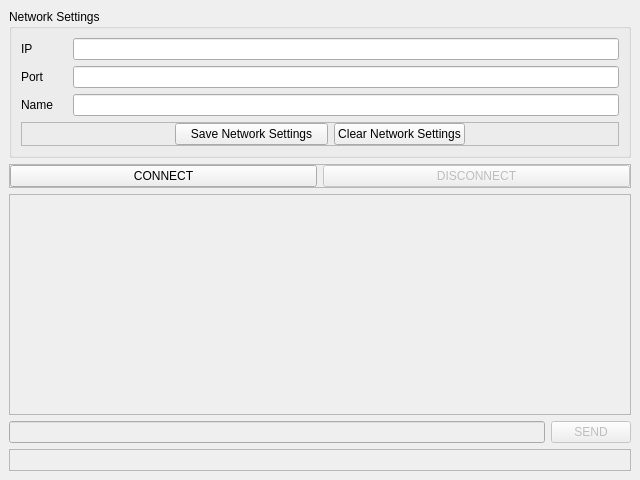
<?xml version="1.0" encoding="UTF-8"?>
<ui version="4.0">
 <class>MainWindow</class>
 <widget class="QMainWindow" name="MainWindow">
  <property name="geometry">
   <rect>
    <x>0</x>
    <y>0</y>
    <width>640</width>
    <height>480</height>
   </rect>
  </property>
  <property name="windowTitle">
   <string>MainWindow</string>
  </property>
  <widget class="QWidget" name="centralwidget">
   <layout class="QGridLayout" name="gridLayout">
    <item row="1" column="0" colspan="2">
     <widget class="QFrame" name="frame">
      <property name="frameShape">
       <enum>QFrame::StyledPanel</enum>
      </property>
      <property name="frameShadow">
       <enum>QFrame::Raised</enum>
      </property>
      <layout class="QHBoxLayout" name="horizontalLayout">
       <property name="leftMargin">
        <number>0</number>
       </property>
       <property name="topMargin">
        <number>0</number>
       </property>
       <property name="rightMargin">
        <number>0</number>
       </property>
       <property name="bottomMargin">
        <number>0</number>
       </property>
       <item>
        <widget class="QPushButton" name="connect_button">
         <property name="text">
          <string>CONNECT</string>
         </property>
        </widget>
       </item>
       <item>
        <widget class="QPushButton" name="disconnect_button">
         <property name="enabled">
          <bool>false</bool>
         </property>
         <property name="text">
          <string>DISCONNECT</string>
         </property>
        </widget>
       </item>
      </layout>
     </widget>
    </item>
    <item row="0" column="0" colspan="2">
     <widget class="QGroupBox" name="networkSettings_groupBox">
      <property name="title">
       <string>Network Settings</string>
      </property>
      <layout class="QFormLayout" name="formLayout">
       <property name="horizontalSpacing">
        <number>20</number>
       </property>
       <item row="0" column="0">
        <widget class="QLabel" name="label">
         <property name="text">
          <string>IP</string>
         </property>
        </widget>
       </item>
       <item row="0" column="1">
        <widget class="QLineEdit" name="ip_lineEdit"/>
       </item>
       <item row="1" column="0">
        <widget class="QLabel" name="label_2">
         <property name="text">
          <string>Port</string>
         </property>
        </widget>
       </item>
       <item row="1" column="1">
        <widget class="QLineEdit" name="port_lineEdit"/>
       </item>
       <item row="2" column="0">
        <widget class="QLabel" name="label_3">
         <property name="text">
          <string>Name</string>
         </property>
        </widget>
       </item>
       <item row="2" column="1">
        <widget class="QLineEdit" name="name_lineEdit"/>
       </item>
       <item row="3" column="0" colspan="2">
        <widget class="QFrame" name="frame_2">
         <property name="frameShape">
          <enum>QFrame::StyledPanel</enum>
         </property>
         <property name="frameShadow">
          <enum>QFrame::Raised</enum>
         </property>
         <layout class="QHBoxLayout" name="horizontalLayout_2">
          <property name="leftMargin">
           <number>0</number>
          </property>
          <property name="topMargin">
           <number>0</number>
          </property>
          <property name="rightMargin">
           <number>0</number>
          </property>
          <property name="bottomMargin">
           <number>0</number>
          </property>
          <item>
           <spacer name="horizontalSpacer">
            <property name="orientation">
             <enum>Qt::Horizontal</enum>
            </property>
            <property name="sizeHint" stdset="0">
             <size>
              <width>40</width>
              <height>20</height>
             </size>
            </property>
           </spacer>
          </item>
          <item>
           <widget class="QPushButton" name="saveNetworkSettings_button">
            <property name="sizePolicy">
             <sizepolicy hsizetype="Expanding" vsizetype="Fixed">
              <horstretch>0</horstretch>
              <verstretch>0</verstretch>
             </sizepolicy>
            </property>
            <property name="text">
             <string>Save Network Settings</string>
            </property>
           </widget>
          </item>
          <item>
           <widget class="QPushButton" name="clearNetworkSettings_button">
            <property name="text">
             <string>Clear Network Settings</string>
            </property>
           </widget>
          </item>
          <item>
           <spacer name="horizontalSpacer_2">
            <property name="orientation">
             <enum>Qt::Horizontal</enum>
            </property>
            <property name="sizeHint" stdset="0">
             <size>
              <width>40</width>
              <height>20</height>
             </size>
            </property>
           </spacer>
          </item>
         </layout>
        </widget>
       </item>
      </layout>
     </widget>
    </item>
    <item row="3" column="1">
     <widget class="QPushButton" name="send_button">
      <property name="enabled">
       <bool>false</bool>
      </property>
      <property name="text">
       <string>SEND</string>
      </property>
     </widget>
    </item>
    <item row="3" column="0">
     <widget class="QLineEdit" name="message_lineEdit">
      <property name="enabled">
       <bool>false</bool>
      </property>
      <property name="sizePolicy">
       <sizepolicy hsizetype="Expanding" vsizetype="Fixed">
        <horstretch>0</horstretch>
        <verstretch>0</verstretch>
       </sizepolicy>
      </property>
     </widget>
    </item>
    <item row="2" column="0" colspan="2">
     <widget class="QScrollArea" name="scrollArea">
      <property name="widgetResizable">
       <bool>true</bool>
      </property>
      <widget class="QWidget" name="scrollAreaWidgetContents">
       <property name="geometry">
        <rect>
         <x>0</x>
         <y>0</y>
         <width>620</width>
         <height>230</height>
        </rect>
       </property>
       <layout class="QVBoxLayout" name="message_container">
        <item>
         <spacer name="verticalSpacer">
          <property name="orientation">
           <enum>Qt::Vertical</enum>
          </property>
          <property name="sizeHint" stdset="0">
           <size>
            <width>20</width>
            <height>40</height>
           </size>
          </property>
         </spacer>
        </item>
       </layout>
      </widget>
     </widget>
    </item>
    <item row="4" column="0" colspan="2">
     <widget class="QFrame" name="frame_3">
      <property name="frameShape">
       <enum>QFrame::StyledPanel</enum>
      </property>
      <property name="frameShadow">
       <enum>QFrame::Raised</enum>
      </property>
      <layout class="QHBoxLayout" name="horizontalLayout_3">
       <property name="leftMargin">
        <number>0</number>
       </property>
       <property name="topMargin">
        <number>0</number>
       </property>
       <property name="rightMargin">
        <number>0</number>
       </property>
       <property name="bottomMargin">
        <number>0</number>
       </property>
       <item>
        <spacer name="horizontalSpacer_3">
         <property name="orientation">
          <enum>Qt::Horizontal</enum>
         </property>
         <property name="sizeHint" stdset="0">
          <size>
           <width>40</width>
           <height>20</height>
          </size>
         </property>
        </spacer>
       </item>
       <item>
        <widget class="QLabel" name="connectionStatut_label">
         <property name="text">
          <string/>
         </property>
        </widget>
       </item>
       <item>
        <spacer name="horizontalSpacer_4">
         <property name="orientation">
          <enum>Qt::Horizontal</enum>
         </property>
         <property name="sizeHint" stdset="0">
          <size>
           <width>40</width>
           <height>20</height>
          </size>
         </property>
        </spacer>
       </item>
      </layout>
     </widget>
    </item>
   </layout>
  </widget>
  <action name="actionNetworkSettings">
   <property name="text">
    <string>Settings</string>
   </property>
  </action>
 </widget>
 <resources/>
 <connections/>
</ui>
